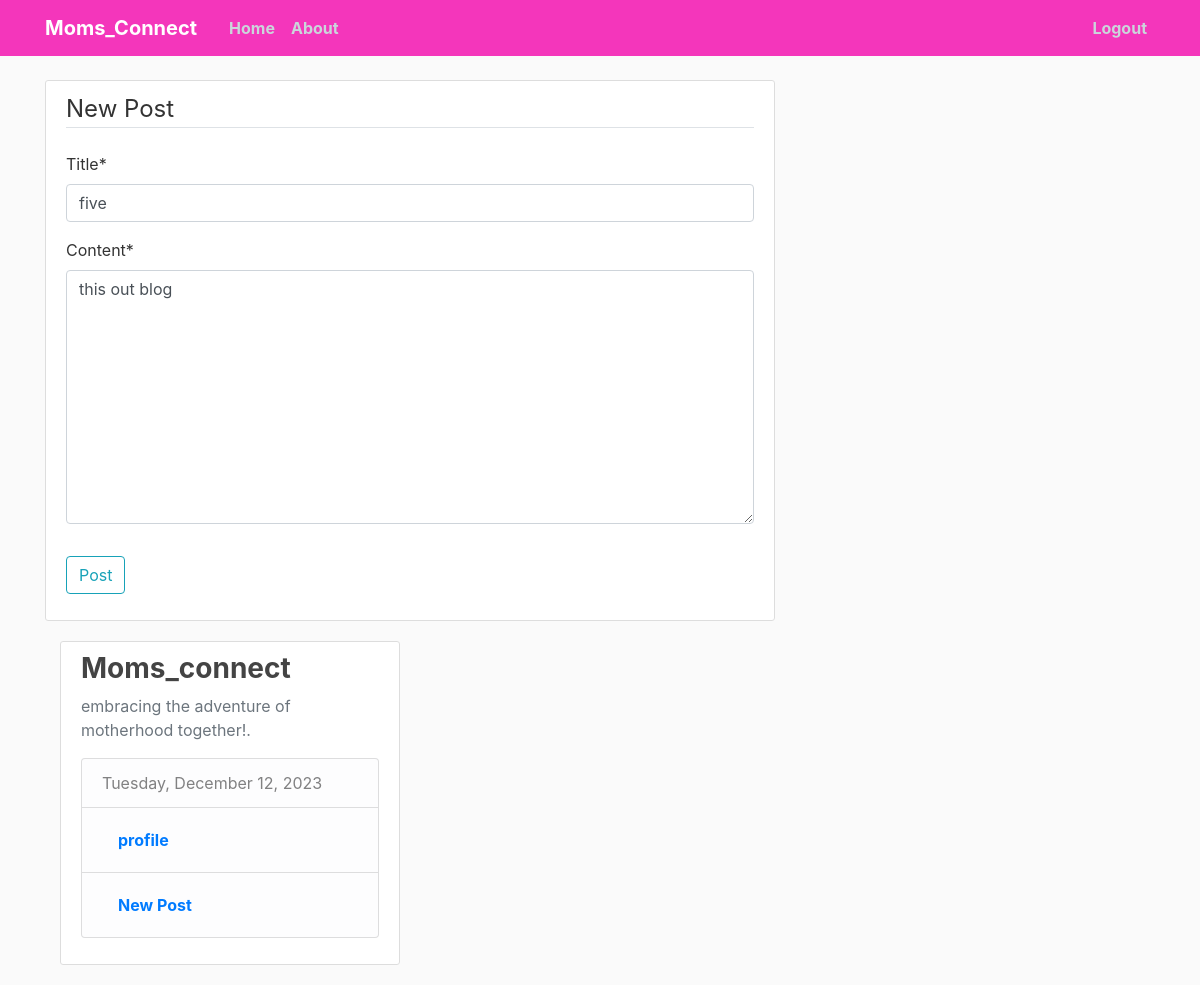
Page /post/5/update/ (signed in) on the earlier database version.
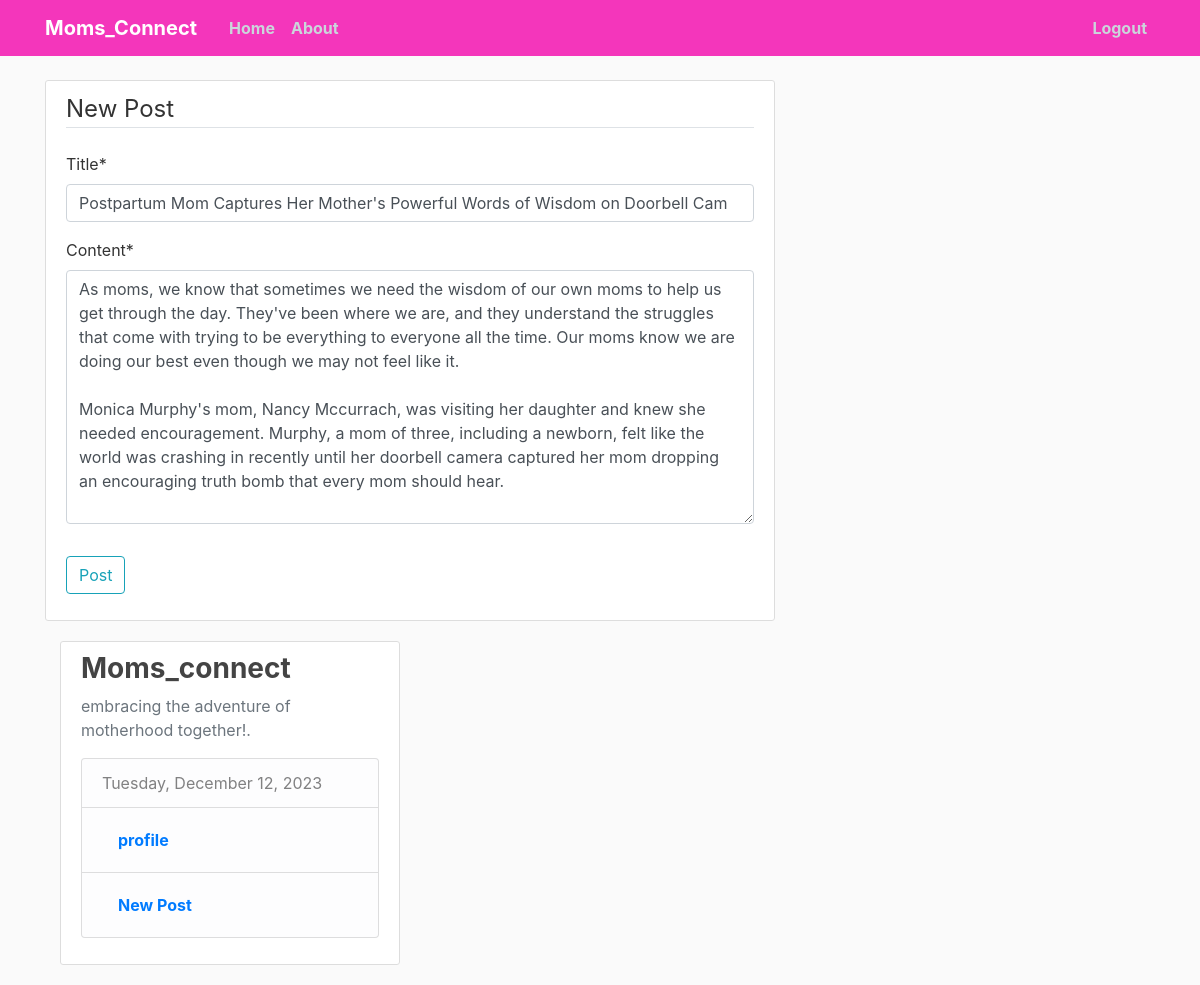
Same page on the later database version.
### blog/models.py (models this page shows, shortened)
class Post(models.Model):
    title = models.CharField(max_length=200)
    content = models.TextField()
    date_posted = models.DateTimeField(default=timezone.now)
    author = models.ForeignKey(User, on_delete=models.CASCADE)

### blog/views.py (the view, shortened to what this page needs)
# urls.py: path('post/<int:pk>/update/', PostUpdateView.as_view(), name='blog-post-update'),
class PostUpdateView(LoginRequiredMixin, UserPassesTestMixin, UpdateView):
    model = Post
    fields = ['title', 'content']
    def test_func(self):
        post = self.get_object()
        return self.request.user == post.author

### templates/blog/post_form.html (shortened to what this page needs)
{% extends "base.html" %}
{% load crispy_forms_tags %}
{% block content %}
    <div class="content-section">
        <form method="POST">
            <fieldset class="form-group">
                <legend class="border-bottom mb-4">New Post</legend>
                {{ form|crispy }}
            </fieldset>
            <div class="form-group">
                <button class="btn btn-outline-info" type="submit">Post</button>
            </div>
        </form>
        </div>
    </div>
{% endblock content %}

Differences in the rows shown:
changed Post: title "five" → "Postpartum Mom Captures Her Mother's Powerful Words of Wisdom on Doorbell Cam"; content "this out blog" → "As moms, we know that sometimes we need the wisdom of our own moms to help us get through the day. They've been where we are, and they understand the struggles that come with trying to be everything to everyone all the time. Our moms know we are doing our best even though we may not feel like it. Monica Murphy's mom, Nancy Mccurrach, was visiting her daughter and knew she needed encouragement. Murphy, a mom of three, including a newborn, felt like the world was crashing in recently until her doorbell camera captured her mom dropping an encouraging truth bomb that every mom should hear."
